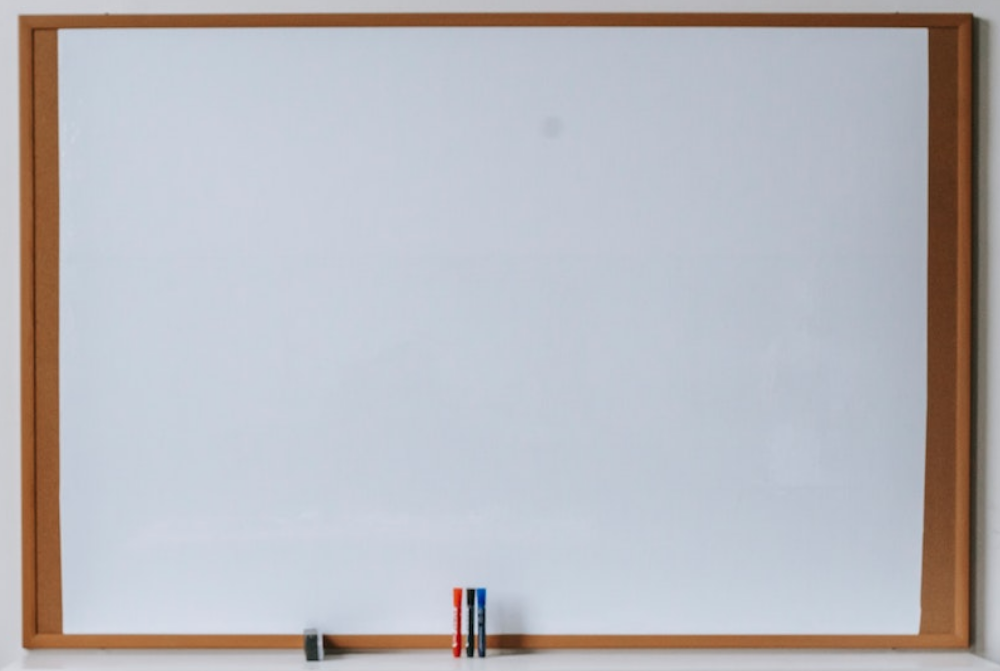
#> input picture images/whiteboard.png, 1000 x 671 px, found by its file name
$ python draw.py
#> lines starting #> are read from the running program, lines starting #| are printed output that depends on the picture
import cv2
import os
import numpy as np
img = cv2.imread(os.path.join('images', 'whiteboard.png'))
#> img is the input picture: shape (671, 1000, 3); mean B, G, R 189.1, 184, 184.2

#line
cv2.line(img, (100,100), (250,250), (255,0,0), 5) # arguments: source image, starting point, ending point, color, thickness

cv2.rectangle(img, (100,100), (250,250), (0,255,0), 5) # arguments: source image, top-left corner, bottom-right corner, color, thickness
'''
-1 thickness means that the rectangle is filled with the color
'''
cv2.circle(img, (175,175), 75, (0,0,255), 5) # arguments: source image, center, radius, color, thickness

cv2.polylines(img, [np.array([[100,100],[250,250],[300,150],[200,50]], np.int32)], True, (255,255,0), 5) # arguments: source image, points, isClosed, color, thickness
# [np.array([[100,100],[250,250],[300,150],[200,50]], np.int32)] is a list of points that form the polygon (in this case a quadrilateral)

cv2.putText(img, 'Whiteboard', (100,400), cv2.FONT_HERSHEY_SIMPLEX, 4, (255,255,255), 2) # arguments: source image, text, bottom-left corner, font, font scale, color, thickness
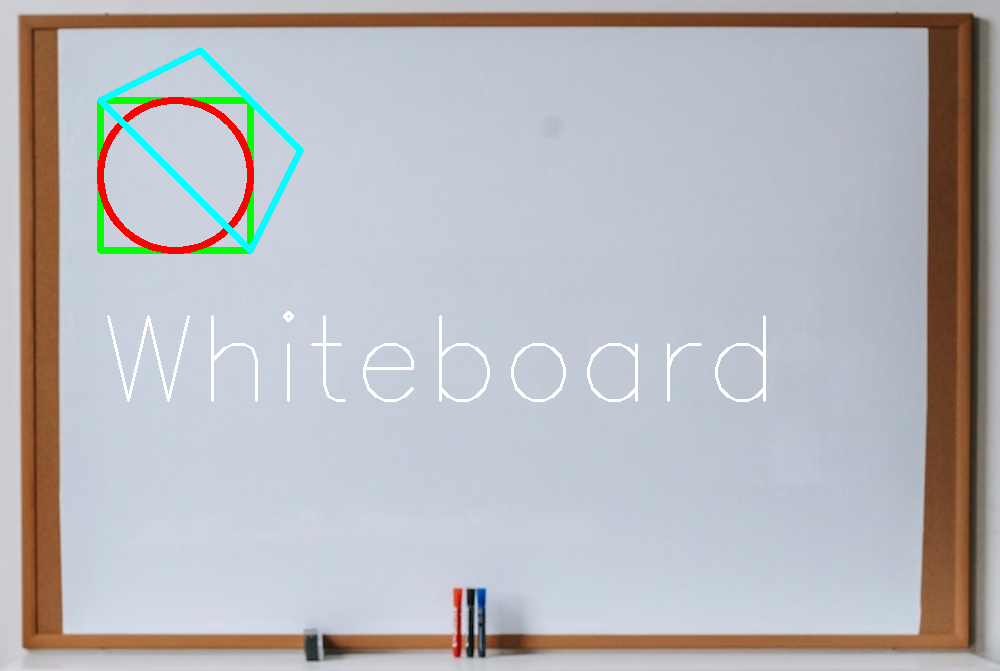
#> img: shape (671, 1000, 3); mean B, G, R 187.7, 183.8, 183
cv2.imshow('image', img)
cv2.waitKey(0)
